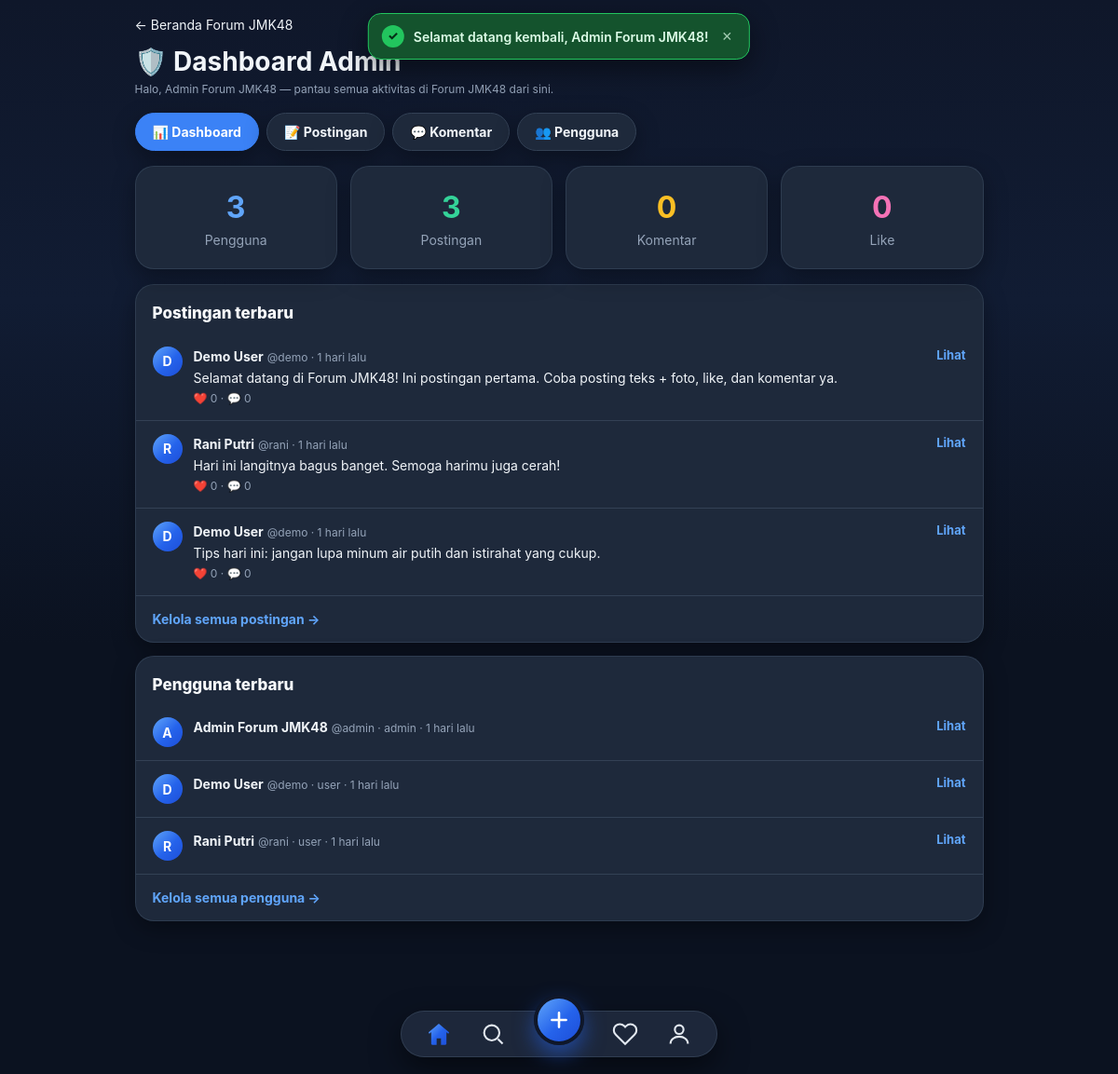
/admin/index.php (signed in), run on the app's committed database.
### tables this page shows
CREATE TABLE IF NOT EXISTS users (
  id INT UNSIGNED AUTO_INCREMENT PRIMARY KEY,
  name VARCHAR(100) NOT NULL,
  username VARCHAR(50) NOT NULL UNIQUE,
  email VARCHAR(150) NOT NULL UNIQUE,
  password VARCHAR(255) NOT NULL,
  bio VARCHAR(255) DEFAULT NULL,
  avatar VARCHAR(255) DEFAULT NULL,
  role ENUM('user','admin') NOT NULL DEFAULT 'user',
  created_at TIMESTAMP DEFAULT CURRENT_TIMESTAMP
);

CREATE TABLE IF NOT EXISTS posts (
  id INT UNSIGNED AUTO_INCREMENT PRIMARY KEY,
  user_id INT UNSIGNED NOT NULL,
  content TEXT NOT NULL,
  image VARCHAR(255) DEFAULT NULL,
  created_at TIMESTAMP DEFAULT CURRENT_TIMESTAMP,
  updated_at TIMESTAMP DEFAULT CURRENT_TIMESTAMP ON UPDATE CURRENT_TIMESTAMP,
  FOREIGN KEY (user_id) REFERENCES users(id) ON DELETE CASCADE
);

### includes/functions.php (called while the page is built, shortened)
<?php
function e($str) {
    return htmlspecialchars((string) $str, ENT_QUOTES, 'UTF-8');
}
function isLoggedIn(): bool {
    return isset($_SESSION['user_id']);
}
function currentUser(): ?array {
    global $pdo;
    static $user = null;
    if ($user === null) {
        $stmt = $pdo->prepare('SELECT id, name, username, email, bio, role, created_at FROM users WHERE id = ?');
        $stmt->execute([$_SESSION['user_id']]);
        $user = $stmt->fetch() ?: null;
    }
    return $user;
}
function isAdmin(): bool {
    $u = currentUser();
    return $u && $u['role'] === 'admin';
}
function requireAdmin(): void {
    if (!isAdmin()) {
        flash('Halaman ini khusus admin.', 'error');
        header('Location: /index.php');
        exit;
    }
}
function flash(?string $msg = null, string $type = 'success'): ?array {
    if (!empty($_SESSION['flash'])) {
        $m = $_SESSION['flash'];
        return $m;
    }
    return null;
}
function timeAgo(string $datetime): string {
    $time = strtotime($datetime);
    $diff = time() - $time;
    if ($diff < 86400 * 7) return floor($diff / 86400) . ' hari lalu';
    return date('d M Y, H:i', $time);
}
function excerpt(string $s, int $len): string {
    $strlen = function_exists('mb_strlen') ? mb_strlen($s) : strlen($s);
    if ($strlen <= $len) return $s;
    $substr = function_exists('mb_substr')
        ? function ($str, $start, $l) { return mb_substr($str, $start, $l); }
        : function ($str, $start, $l) { return substr($str, $start, $l); };
    $cut = $substr($s, 0, $len);
    return $cut . '…';
}

### admin/index.php (the view, shortened to what this page needs)
<?php
require_once __DIR__ . '/../config.php';
requireAdmin();
$user = currentUser();
$stats = [
    'Pengguna'  => (int) $pdo->query('SELECT COUNT(*) FROM users')->fetchColumn(),
    'Postingan' => (int) $pdo->query('SELECT COUNT(*) FROM posts')->fetchColumn(),
    'Komentar'  => (int) $pdo->query('SELECT COUNT(*) FROM comments')->fetchColumn(),
    'Like'      => (int) $pdo->query('SELECT COUNT(*) FROM likes')->fetchColumn(),
];
$recentPosts = $pdo->query('
    SELECT p.*, u.name, u.username,
           (SELECT COUNT(*) FROM comments WHERE post_id = p.id) AS comment_count,
           (SELECT COUNT(*) FROM likes WHERE post_id = p.id) AS like_count
    FROM posts p JOIN users u ON u.id = p.user_id
    ORDER BY p.created_at DESC LIMIT 5')->fetchAll();
$recentUsers = $pdo->query('SELECT * FROM users ORDER BY created_at DESC LIMIT 5')->fetchAll();
include __DIR__ . '/../includes/header.php';
?>
<div class="container wide" style="padding:0">
  <p style="margin-top:16px"><a href="../index.php">← Beranda Forum JMK48</a></p>
  <h1 style="margin-top:8px">🛡️ Dashboard Admin</h1>
  <p class="muted">Halo, <?= e($user['name']) ?> — pantau semua aktivitas di <?= e(APP_NAME) ?> dari sini.</p>
  <div class="admin-tabs">
    <a href="index.php" class="active">📊 Dashboard</a>
    <a href="posts.php">📝 Postingan</a>
    <a href="comments.php">💬 Komentar</a>
    <a href="users.php">👥 Pengguna</a>
  </div>
  <div class="stats">
    <?php foreach ($stats as $label => $n): ?>
      <div class="stat"><b><?= $n ?></b><span><?= e($label) ?></span></div>
    <?php endforeach; ?>
  </div>
  <div class="card">
    <div class="card-head"><h2>Postingan terbaru</h2></div>
    <?php foreach ($recentPosts as $p): ?>
      <div class="list-row">
        <div class="avatar"><?= e(strtoupper(substr($p['name'], 0, 1))) ?></div>
        <div class="list-body">
          <b><?= e($p['name']) ?></b> <span class="list-meta">@<?= e($p['username']) ?> · <?= e(timeAgo($p['created_at'])) ?></span>
          <p><?= e(excerpt($p['content'], 120)) ?></p>
          <span class="list-meta">❤️ <?= (int)$p['like_count'] ?> · 💬 <?= (int)$p['comment_count'] ?></span>
        </div>
        <a class="list-action" href="../post.php?id=<?= (int)$p['id'] ?>">Lihat</a>
      </div>
    <?php endforeach; ?>
    <div class="card-foot"><a href="posts.php">Kelola semua postingan →</a></div>
  </div>
  <div class="card">
    <div class="card-head"><h2>Pengguna terbaru</h2></div>
    <?php foreach ($recentUsers as $u): ?>
      <div class="list-row">
        <div class="avatar"><?= e(strtoupper(substr($u['name'], 0, 1))) ?></div>
        <div class="list-body">
          <b><?= e($u['name']) ?></b> <span class="list-meta">@<?= e($u['username']) ?> · <?= e($u['role']) ?> · <?= e(timeAgo($u['created_at'])) ?></span>
        </div>
        <a class="list-action" href="../profile.php?u=<?= e($u['username']) ?>">Lihat</a>
      </div>
    <?php endforeach; ?>
    <div class="card-foot"><a href="users.php">Kelola semua pengguna →</a></div>
  </div>
</div>
<?php include __DIR__ . '/../includes/footer.php'; ?>

### assets/css/style.css (style rules this page uses)
* { box-sizing: border-box; margin: 0; padding: 0; }
:root { color-scheme: dark; --primary: #3b82f6; --primary-light: #60a5fa; --navy: #0f172a; --danger: #f87171; --like: #fb7185; --bg: #0b1220; --card: #1e293b; --text: #f1f5f9; --muted: #94a3b8; --border: #334155; --radius: 20px; --shadow: 0 8px 24px rgba(0, 0, 0, .35); --grad-blue: linear-gradient(135deg, #60a5fa, #2563eb 55%, #1d4ed8); --grad-soft: linear-gradient(135deg, #60a5fa, #818cf8); }
body { font-family: -apple-system, BlinkMacSystemFont, "Segoe UI", Roboto, Helvetica, Arial, sans-serif; background: linear-gradient(180deg, #0f172a 0%, #111c33 28%, #0b1220 60%); background-attachment: fixed; color: var(--text); line-height: 1.5; font-size: 14px; min-height: 100vh; }
a { color: var(--text); text-decoration: none; }
.container { max-width: 470px; margin: 0 auto; padding: 0 12px; }
.container.wide { max-width: 935px; }
.muted { color: var(--muted); font-size: 12px; }
.card { background: var(--card); border: 1px solid rgba(51, 65, 85, .8); border-radius: var(--radius); margin: 14px 0; overflow: hidden; box-shadow: var(--shadow); }
.avatar { width: 32px; height: 32px; border-radius: 50%; background: var(--grad-blue); color: #fff; display: inline-flex; align-items: center; justify-content: center; font-weight: 700; font-size: 14px; flex-shrink: 0; }
.stats { display: grid; grid-template-columns: repeat(auto-fit, minmax(150px, 1fr)); gap: 14px; margin: 16px 0; }
.stat { background: var(--card); border: 1px solid rgba(51, 65, 85, .8); border-radius: var(--radius); padding: 20px 18px; text-align: center; box-shadow: var(--shadow); }
.stat b { font-size: 32px; display: block; color: var(--primary-light); }
.stat span { color: var(--muted); font-size: 14px; }
.stat:nth-child(2) b { color: #34d399; }
.stat:nth-child(3) b { color: #fbbf24; }
.stat:nth-child(4) b { color: #f472b6; }
.admin-tabs { display: flex; gap: 8px; margin: 16px 0; flex-wrap: wrap; }
.admin-tabs a { padding: 9px 18px; border-radius: 999px; border: 1px solid var(--border); background: var(--card); color: var(--text); font-weight: 700; box-shadow: var(--shadow); }
.admin-tabs a.active { background: var(--primary); color: #fff; border-color: var(--primary); }
.card-head { padding: 18px 18px 8px; }
.card-head h2 { font-size: 17px; font-weight: 800; color: #f8fafc; }
.list-row { display: flex; gap: 12px; padding: 14px 18px; align-items: flex-start; }
.list-row + .list-row { border-top: 1px solid var(--border); }
.list-row .list-body { flex: 1; min-width: 0; }
.list-row .list-body p { word-break: break-word; margin-top: 2px; }
.list-meta { color: var(--muted); font-size: 12px; }
.list-row .list-action { flex-shrink: 0; color: var(--primary-light); font-weight: 700; font-size: 13px; white-space: nowrap; }
.card-foot { padding: 14px 18px; border-top: 1px solid var(--border); }
.card-foot a { color: var(--primary-light); font-weight: 700; }

### data on the page
users: name "Admin Forum JMK48", name "A", username "admin", role "admin", created_at "1 hari lalu"
posts: user.name "D", user.name "Demo User", user.username "demo", created_at "1 hari lalu", content "Selamat datang di Forum JMK48! Ini postingan pertama. Coba posting teks + foto, like, dan komentar ya.", like_count "0", comment_count "0"
posts: user.name "R", user.name "Rani Putri", user.username "rani", created_at "1 hari lalu", content "Hari ini langitnya bagus banget. Semoga harimu juga cerah!", like_count "0", comment_count "0"
posts: user.name "D", user.name "Demo User", user.username "demo", created_at "1 hari lalu", content "Tips hari ini: jangan lupa minum air putih dan istirahat yang cukup.", like_count "0", comment_count "0"
users: name "D", name "Demo User", username "demo", role "user", created_at "1 hari lalu"
users: name "R", name "Rani Putri", username "rani", role "user", created_at "1 hari lalu"

### other printed values
$flashIcons[$flash['type']] "✓"
$flash['msg'] "Selamat datang kembali, Admin Forum JMK48!"
APP_NAME "Forum JMK48"
$n "3"
$label "Pengguna"
$label "Postingan"
$n "0"
$label "Komentar"
$label "Like"
